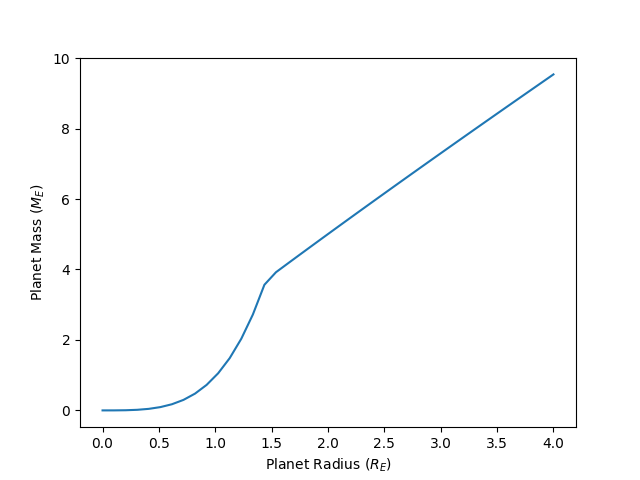

Generate this figure with Python:
import matplotlib.pyplot as plt
import numpy as np



# Data for plotting
R = np.linspace(0.0, 4.0, 40)
mass = []

def frange(start,stop, step=0.1):
    while start < stop:
        yield start
        start +=step

for i in frange(0,4,0.1):
	if i < 1.5:
		M = 0.440*(i**3) + 0.614*(i**4);
		print(M, i)
		mass.append(M)
	else: 
		M = 2.69*(i**0.93)
		print(M, i)
		mass.append(M)


#Note that using plt.subplots below is equivalent to using
#fig = plt.figure and then ax = fig.add_subplot(111)
fig, ax = plt.subplots()
ax.plot(R, mass)

ax.set(xlabel='Planet Radius ($R_E$)', ylabel='Planet Mass ($M_E$)')

fig.savefig("massRadius.png")
plt.show()
